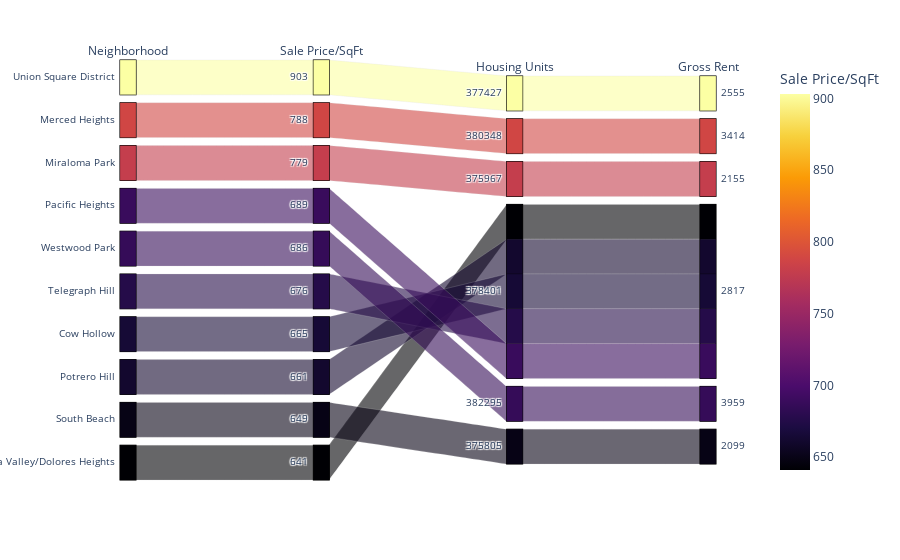

This figure's notebook cell:
### Markdown cell above
### Create a parallel coordinates plot and parallel categories plot of most expensive neighborhoods in San Francisco per year

### Code cell
# Parallel Categories Plot
plot_parallel_categories = px.parallel_categories(
    df_top10,
    dimensions=['Neighborhood','Sale Price/SqFt','Housing Units','Gross Rent'],
    color='Sale Price/SqFt',
    color_continuous_scale='Inferno'
)
plot_parallel_categories

### Figure 1 — Plotly figure (JSON) as saved in the notebook; plotly's stock layout.template omitted (floating-point values rounded to 4 significant figures)
{"data": [{"dimensions": [{"label": "Neighborhood", "values": ["Union Square District", "Merced Heights", "Miraloma Park", "Pacific Heights", "Westwood Park", "Telegraph Hill", "Cow Hollow", "Potrero Hill", "South Beach", "Eureka Valley/Dolores Heights"]}, {"label": "Sale Price/SqFt", "values": [903, 788, 779, 689, 686, 676, 665, 661, 649, 641]}, {"label": "Housing Units", "values": [377427, 380348, 375967, 378401, 382295, 378401, 378401, 378401, 375805, 378401]}, {"label": "Gross Rent", "values": [2555, 3414, 2155, 2817, 3959, 2817, 2817, 2817, 2099, 2817]}], "domain": {"x": [0, 1], "y": [0, 1]}, "line": {"color": [903, 788, 779, 689, 686, 676, 665, 661, 649, 641], "coloraxis": "coloraxis"}, "name": "", "type": "parcats"}], "layout": {"coloraxis": {"colorbar": {"title": {"text": "Sale Price/SqFt"}}, "colorscale": [[0, "#000004"], [0.1111, "#1b0c41"], [0.2222, "#4a0c6b"], [0.3333, "#781c6d"], [0.4444, "#a52c60"], [0.5556, "#cf4446"], [0.6667, "#ed6925"], [0.7778, "#fb9b06"], [0.8889, "#f7d13d"], [1, "#fcffa4"]]}, "legend": {"tracegroupgap": 0}, "margin": {"t": 60}}}
